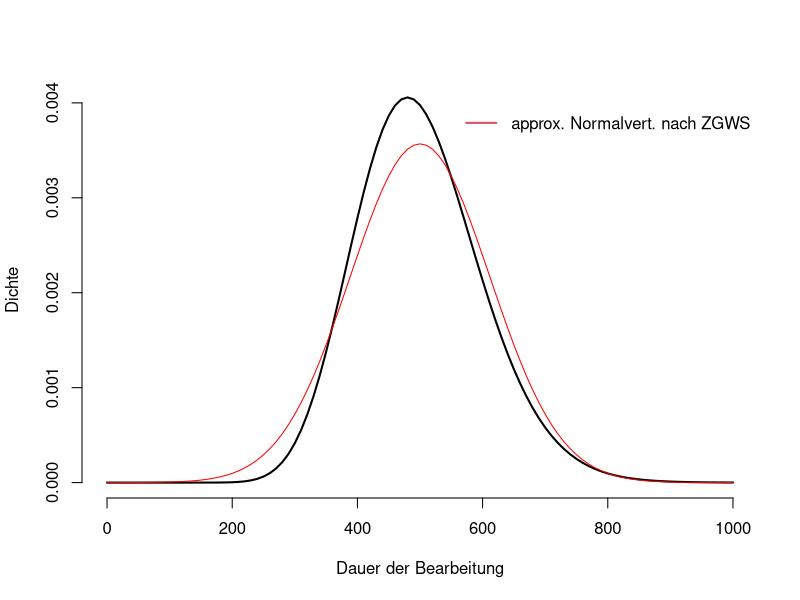

Generate this figure with R:
pnorm(600,500,sqrt(12500))

pnorm(0,500,sqrt(12500))

pnorm(600,500,sqrt(12500))-pnorm(0,500,sqrt(12500))

curve(dgamma(x,25,1/20),xlab="Dauer der Bearbeitung",from=0,to=1000,bty="n",lwd=2,ylab="Dichte")
curve(dnorm(x,500,sqrt(12500)),col="red", from = 0,  to = 1000, add=TRUE)
legend(550,0.004,"approx. Normalvert. nach ZGWS",lwd=2,col=2,bty="n")
